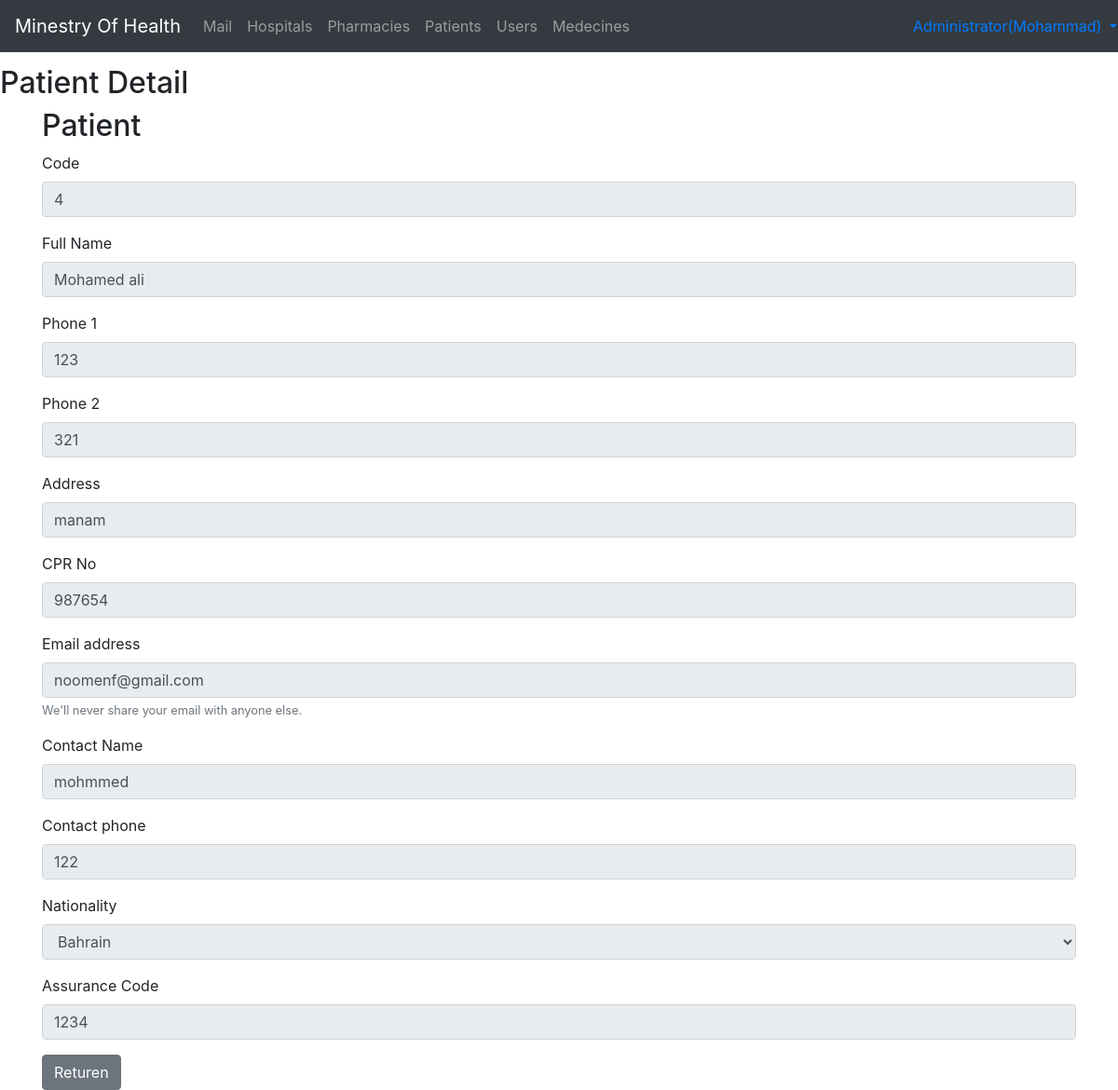
Page /admin/PatientDetails.php?pID=4 (signed in) on the committed database.
### tables this page shows
CREATE TABLE IF NOT EXISTS `patient` (
  `id` int(11) NOT NULL AUTO_INCREMENT,
  `FName` varchar(50) NOT NULL,
  `Tel` varchar(20) NOT NULL,
  `Tel2` varchar(20) DEFAULT NULL,
  `Address` varchar(200) NOT NULL,
  `nationalId` varchar(50) NOT NULL,
  `Email` varchar(30) NOT NULL,
  `Status` tinyint(1) NOT NULL,
  `Natianlity` varchar(3) NOT NULL,
  `ContactName` varchar(50) NOT NULL,
  `ContactTel` varchar(20) NOT NULL,
  `Assurance` varchar(30) NOT NULL,
  PRIMARY KEY (`id`)
);

### included/PatientDetails.php (called while the page is built, shortened)
<?php
try{
    if(isset($_GET["pID"])){
        $id=$_GET["pID"];
        include("config.php");
        $query="SELECT id, `FName`, `Tel`, `Tel2`, `Address`, `nationalId`, `Email`, `Status`, `Natianlity`, `ContactName`, `ContactTel`, `Assurance` FROM `patient` WHERE `id`='$id'";
        $results= $db->query($query);
        $row = $results->fetch(PDO::FETCH_ASSOC);
    }
}
catch(Exception $e) {
    echo 'Message: ' .$e->getMessage();
}
?>

### admin/PatientDetails.php (the view, shortened to what this page needs)
<!doctype html>
<html>
<head>
</head>
<body style="padding-top: 70px">
 <?php include("navbar.php") ?>
    <h2>Patient Detail</h2>
    <div class="container ">
        <h2>Patient</h2>
        <span id="imessage" style="color: red;"><?php include("../included/PatientDetails.php") ?></span>
            <form method="post">
                <div class="form-group">
                    <label for="pFName">Code</label>
                    <input type="text" class="form-control" id="pID" name="pID" placeholder="Enter Name" value="<?php echo $row["id"]; ?>" readonly />
                </div>
                <div class="form-group">
                    <label for="pFName">Full Name</label>
                    <input type="text" class="form-control" id="pFName" name="pFName" placeholder="Enter Name" value="<?php echo $row["FName"]; ?>" readonly />
                </div>
                <div class="form-group">
                    <label for="pTel">Phone 1</label>
                    <input type="tel" class="form-control" id="pTel" name="pTel" placeholder="Enter Phone " value="<?php echo $row["Tel"]; ?>" readonly />
                </div>
                <div class="form-group">
                    <label for="pTel2">Phone 2</label>
                    <input type="tel" class="form-control" id="pTel2" name="pTel2" value="<?php echo $row["Tel2"]; ?>" placeholder="Enter Phone readonly" readonly />
                </div>
                <div class="form-group">
                    <label for="pAddress">Address</label>
                    <input type="text" class="form-control" id="pAddress" name="pAddress" placeholder="Enter Address " value="<?php echo $row["Address"]; ?>" readonly />
                </div>
                <div class="form-group">
                    <label for="pnationalId">CPR No</label>
                    <input type="text" class="form-control" id="pnationalId" name="pnationalId" placeholder="Enter CPR" value="<?php echo $row["nationalId"]; ?>" readonly />
                </div>
                <div class="form-group">
                    <label for="pEmail">Email address</label>
                    <input type="email" class="form-control" id="pEmail" name="pEmail" placeholder="Enter email" value="<?php echo $row["Email"]; ?>" readonly />
                    <small id="emailHelp1" class="form-text text-muted">We'll never share your email with anyone else.</small>
                </div>
                <div class="form-group">
                    <label for="pContactName">Contact Name</label>
                    <input type="text" class="form-control" id="pContactName" name="pContactName" placeholder="Enter Contact Name " value="<?php echo $row["ContactName"]; ?>" readonly />
                </div>
                <div class="form-group">
                    <label for="pContactTel">Contact phone</label>
                    <input type="text" class="form-control" id="pContactTel" name="pContactTel" placeholder="Enter Contact Phone "
                           value="<?php echo $row["ContactTel"]; ?>" readonly />
                </div>
                <div class="form-group">
                    <label for="pNatianlity">Nationality</label>
                    <select id="pNatianlity" name="pNatianlity" class="form-control" value="<?php echo $row["Natianlity"]; ?>" readonly>
                        <option value="BH" selected>Bahrain</option>
                    </select>
                </div>
                <div class="form-group">
                    <label for="pAssurancep">Assurance Code</label>
                    <input type="text" class="form-control" id="pAssurance" name="pAssurance" placeholder="Enter Contact Phone " value="<?php echo $row["Assurance"]; ?>" readonly />
                </div>
                <a class="btn btn-secondary" href="Patients.php">Returen</a>
            </form>
    </div>
</body>
</html>

### rows in the picture
patient: pID "4", pFName "Mohamed ali", pTel "123", pTel2 "321", pAddress "manam", pnationalId "987654", pEmail "noomenf@gmail.com", pContactName "mohmmed", pContactTel "122", pNatianlity "Bahrain", pAssurance "1234"

### other values in the picture
$_SESSION["type"] "Administrator"
$_SESSION["F_name"] "Mohammad"
